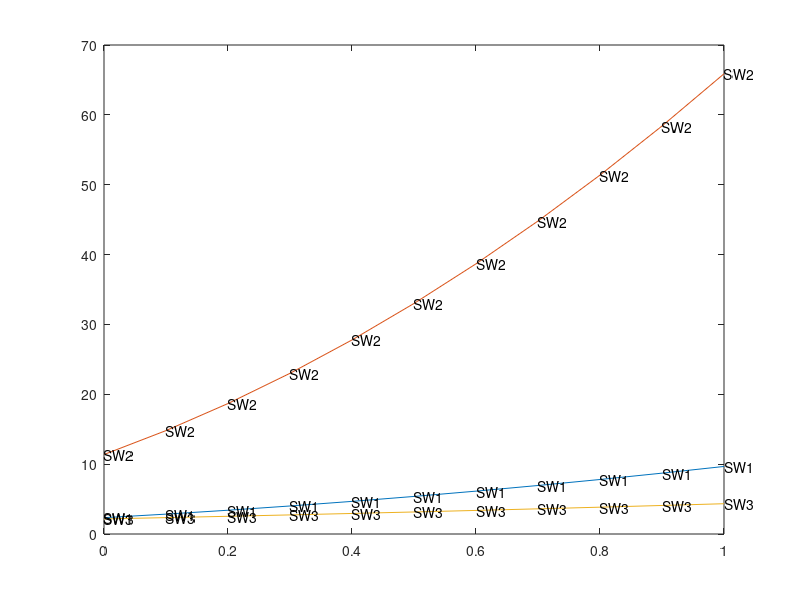

Write the MATLAB code that produced this figure.
clear all;
clc;

%固定参数赋值%
a=0.6;
q=0.3;
c1=0.3;
c2=0.4;
m1=0.03;
m2=0.04;
m3=0.05;
f1=0.3;
f2=0.9;
f3=0.1;
t1=0.5;
t2=0.1;
t3=0.9;
n=100;

%1.质量问题的负面影响对结果的影响 先给参数赋值%
b=0.6;g=0.3;e=0.1;x=0.1;

%参数设置完成，开始带入公式%
r=0:0.1:1;
p1=(1/3)*(2-2*((1-a)*(b+g)-f1*(r+e)+t1*x)+m1+c1);
w1=(1/3)*(1-((1-a)*(b+g)-f1*(r+e)+t1*x)-m1+2*c1);
p2=(1/3)*(2-2*(-f2*(r+e)+t2*x)+m2+c2);
w2=(1/3)*(1-(-f2*(r+e)+t2*x)-m2+2*c2);
p3=(1/2)*(1-((1-q)*(b+g)-f3*(r+e)+t3*x)+m3);
plot(r,p1,r,w1,r,p2,r,w2,r,p3);
hold on;
text(r,p1,'p1');
text(r,p3,'p3');
text(r,w1,'w1');
text(r,w2,'w2');
text(r,p2,'p2');
%legend("p1","w1","p2","w2","p3");%
hold off;

%% 
clear all;
clc;

%固定参数赋值%
a=0.6;
q=0.3;
c1=0.3;
c2=0.4;
m1=0.03;
m2=0.04;
m3=0.05;
f1=0.3;
f2=0.9;
f3=0.1;
t1=0.5;
t2=0.1;
t3=0.9;
n=100;

b=0.6;g=0.3;e=0.1;x=0.1;
r=0:0.1:1;

%2.对pi的影响%
s1=(1/9)*n*((1-((1-a)*(b+g)-f1*(r+e)+t1*x)-m1-c1).^2);
i1=(1/9)*n*((1-((1-a)*(b+g)-f1*(r+e)+t1*x)-m1-c1).^2);
s2=(1/9)*n*((1-(-f2*(r+e)+t2*x)-m2-c2).^2);
i2=(1/9)*n*((1-(-f2*(r+e)+t2*x)-m2-c2).^2);
s3=(1/4)*n*((1-((1-q)*(b+g)-f3*(r+e)+t3*x)-m3).^2);
plot(r,s1,r,i1,r,s2,r,i2,r,s3);
hold on;
%yline(s2,'-','s2');%
text(r,s2,'s2');
text(r,i1,'i1');
%yline(i2,'-','i2');%
text(r,i2,'i2');
text(r,s1,'s1');
text(r,s3,'s3');
hold off;



%% 
clear all;
clc;

%固定参数赋值%
a=0.6;
q=0.3;
c1=0.3;
c2=0.4;
m1=0.03;
m2=0.04;
m3=0.05;
f1=0.3;
f2=0.9;
f3=0.1;
t1=0.5;
t2=0.1;
t3=0.9;
n=100;

b=0.6;g=0.3;e=0.1;x=0.1;
r=0:0.1:1;


CS1=(1/18)*n*((1-((1-a)*(b+g)-f1*(r+e)+t1*x)-m1-c1).^2);
CS2=(1/18)*n*((1-(-f2*(r+e)+t2*x)-m2-c2).^2);
CS3=(1/8)*n*((1-((1-q)*(b+g)-f3*(r+e)+t3*x)-m3).^2);
plot(r,CS1,r,CS2,r,CS3);
hold on;
%yline(CS2,'-','CS2');
text(r,CS1,'CS1');
text(r,CS2,'CS2');
text(r,CS3,'CS3');
hold off;


%% 
clear all;
clc;

%固定参数赋值%
a=0.6;
q=0.3;
c1=0.3;
c2=0.4;
m1=0.03;
m2=0.04;
m3=0.05;
f1=0.3;
f2=0.9;
f3=0.1;
t1=0.5;
t2=0.1;
t3=0.9;
n=100;

b=0.6;g=0.3;e=0.1;x=0.1;
r=0:0.1:1;


SW1=(1/18)*5*n*((1-((1-a)*(b+g)-f1*(r+e)+t1*x)-m1-c1).^2);
SW2=(1/18)*5*n*((1-(-f2*(r+e)+t2*x)-m2-c2).^2);
SW3=(1/8)*3*n*((1-((1-q)*(b+g)-f3*(r+e)+t3*x)-m3).^2);
plot(r,SW1,r,SW2,r,SW3);
hold on;
%yline(SW2,'-','SW2');
text(r,SW1,'SW1');
text(r,SW2,'SW2');
text(r,SW3,'SW3');
hold off;
